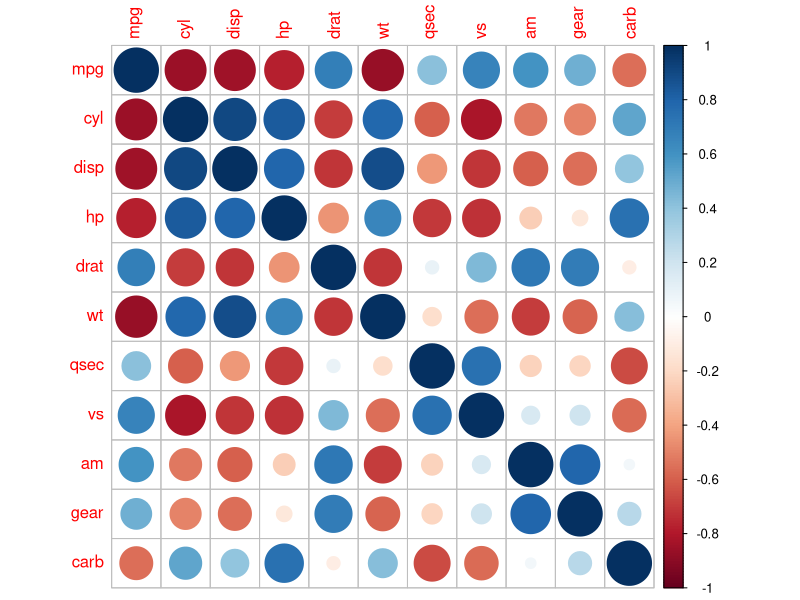
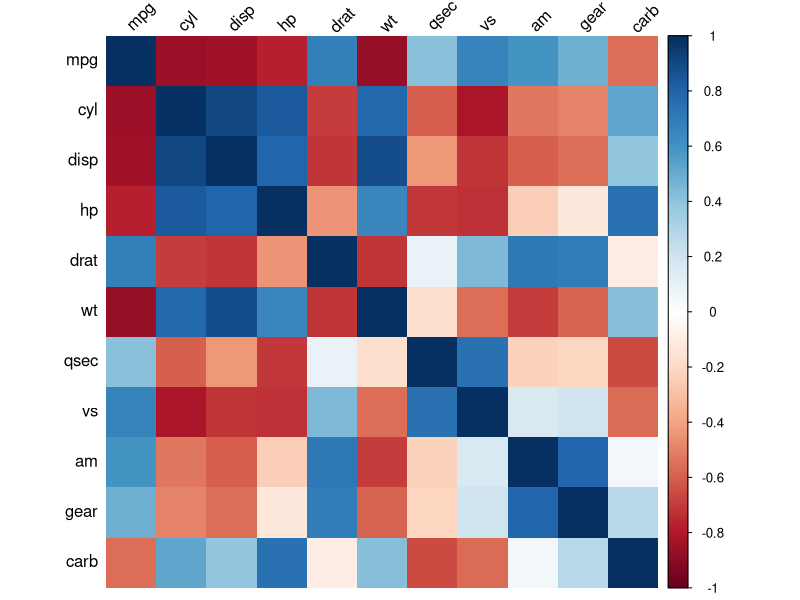
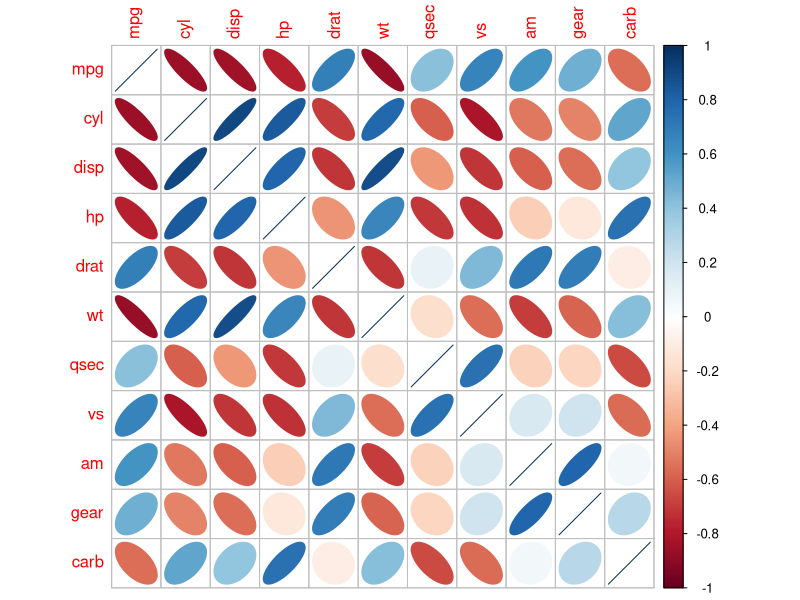

Reproduce these figures in R, in order.
#correlation plot
mtcars

mcor <- cor(mtcars)
#rounding the above
round(mcor, digits = 2)

#plotting the above correlations
library(corrplot)
corrplot(mcor)
#displaying rectangular shades
corrplot(mcor, method="shade", shade.col=NA, tl.col="black", tl.srt=45)
corrplot(mcor, method = "ellipse")

